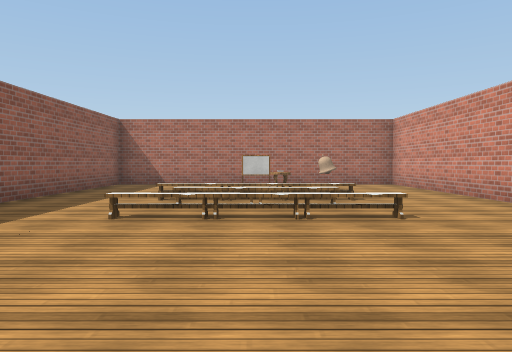
view 1 (above)

18 first-person views from a walk through a 3-D level made in the Unity game engine. The camera is 1.2 m above the floor, tilts 2° down and sees 70° across. Doors are open. The floor is counted in squares, 2 m on a side. Each view is taken from the middle of a square. On the plan, view 1 faces up. The plan holds only what a view shows up to about 10 squares ahead; the rest is blank. The place goes on beyond the plan. The player character is not drawn. Some surface patterns are stand-ins.

view 2
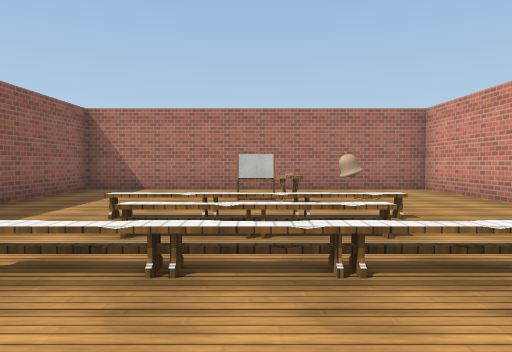

view 3
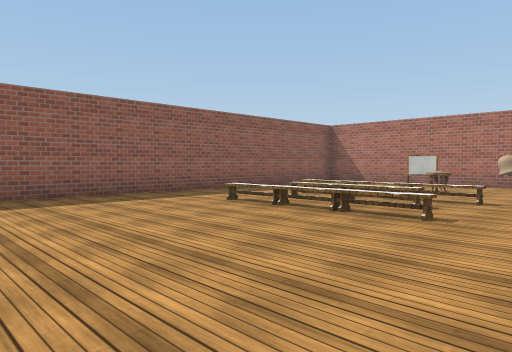

view 4
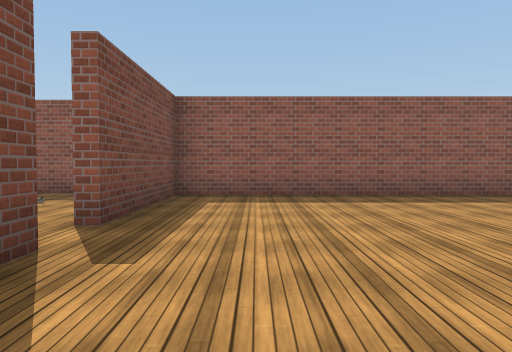

view 5
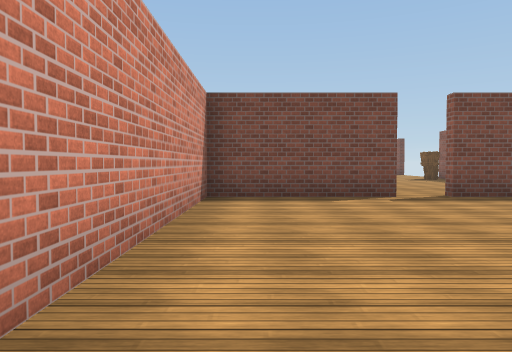

view 6
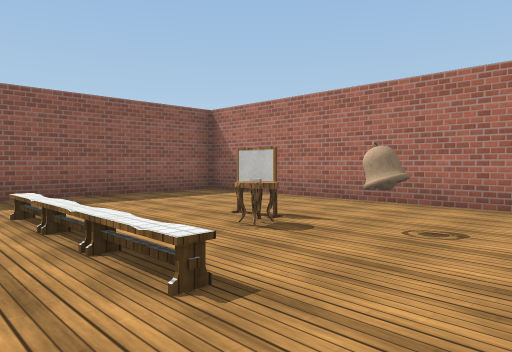

view 7
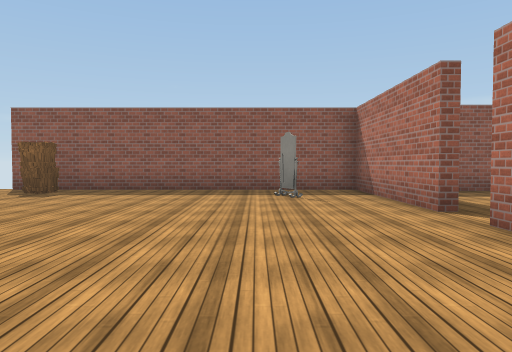

view 8
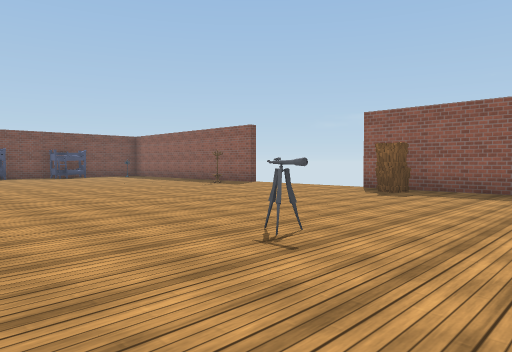

view 9
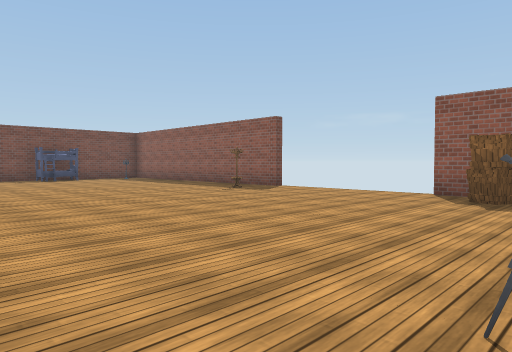

view 10
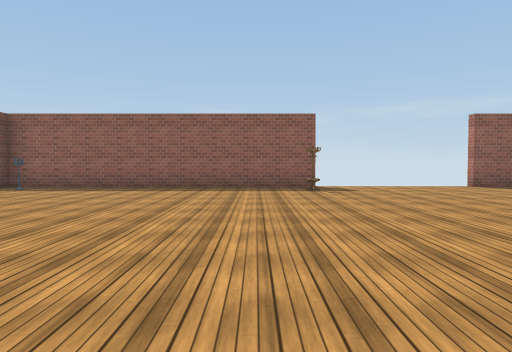

view 11
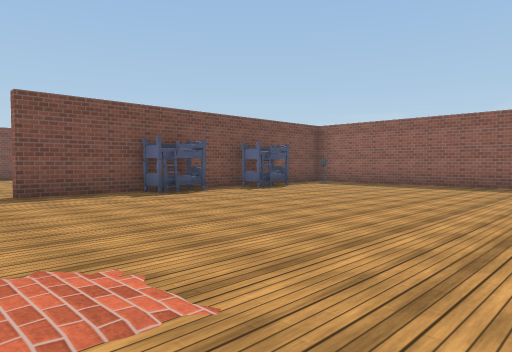

view 12
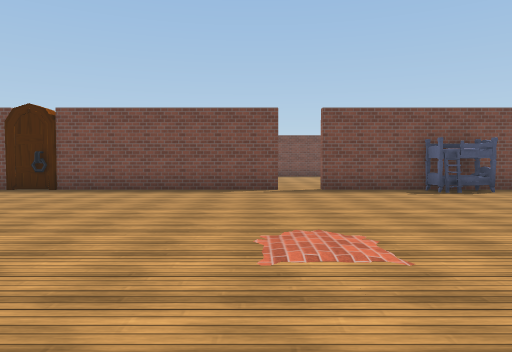

view 13
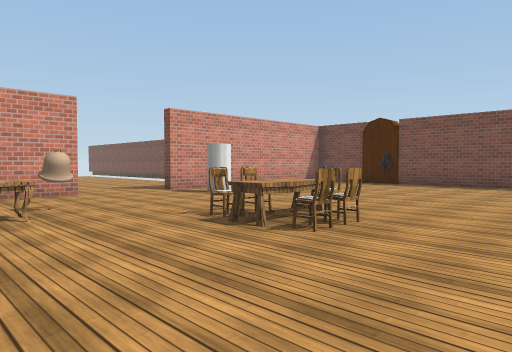

view 14
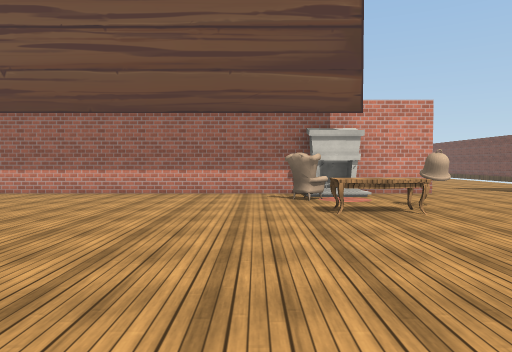

view 15
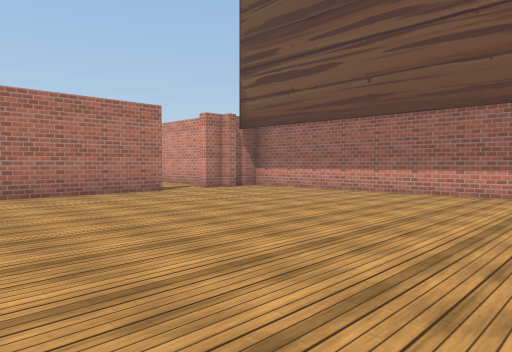

view 16
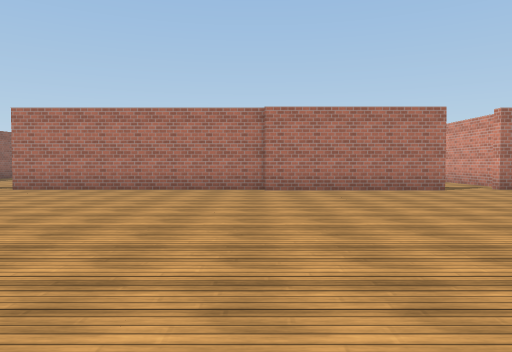

view 17
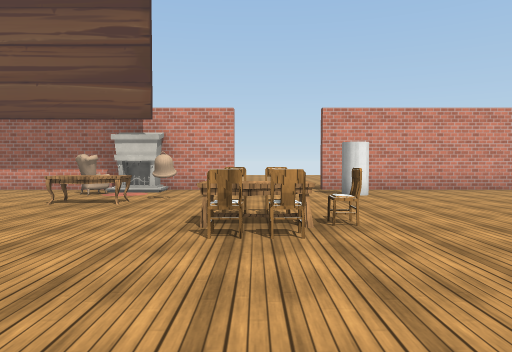

view 18
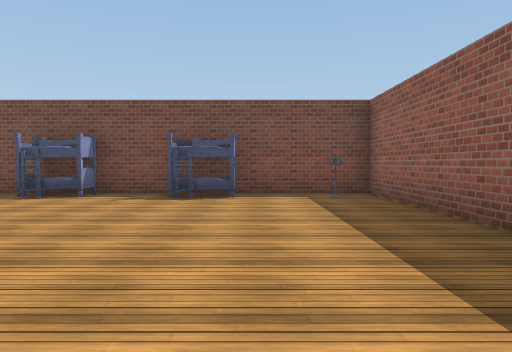

### Floor plan
Points are (right, up) in squares from view 1. A wall is a line through its corners. A room is listed if a view was taken in it or the views show most of it. See-through windows are left out.
Room 1 (views 1, 2, 3, 4, 5, 6)
walls: (3.9, 5.5) (3.9, 10.4) (-3.9, 10.4) (-3.9, -1.5) (-0.5, -1.5); (0.4, -1.5) (3.9, -1.5) (3.9, 3.9)
ways out: open door at (0, -2) to room 2
objects: other object (0, 8); other object (0, 9); other object (2, 8)
Room 2 (views 7, 8, 9, 10, 11, 12, 13, 14, 15, 16, 17, 18)
walls: (7.9, -14.4) (7.9, -13.5); (-4.3, -13.4) (-4.3, -21.2) (4.5, -21.2); (5.4, -21.2) (11.9, -21.2); (13.3, -13.6) (13.3, -2); (6.2, -1.7) (0.5, -1.7); (-0.5, -1.7) (-4.3, -1.7) (-4.3, -9.5); (10.2, -1.9) (6.1, -1.9); (13.3, -19.9) (13.3, -15.5); (12, -1.7) (11.5, -1.7); (13, -1.7) (12.5, -1.7)
low walls: (7.7, -13.9) (8.2, -13.9)
ways out: open door at (0, -2) to room 1; open door at (5, -21); open door at (11, -2); open door at (13, -14.5)
objects: other object (-3, -20); other object (-3, -8); other object (-3, -3); other object (-1, -21); other object (2, -7); other object (9, -14); other object (11, -12); other object (11, -11); other object (12, -16); other object (12, -11); other object (13, -11)

Where each view was taken, in squares from view 1:
view 1: 0 up, 0 right, facing up
view 2: 2 up, 0 right, facing up
view 3: 0 up, 3 right, facing up-left
view 4: 0 up, 3 right, facing left
view 5: 5 up, 3 right, facing down
view 6: 5 up, 3 right, facing up-left
view 7: 4 down, 4 right, facing left
view 8: 5 down, 4 right, facing down-left
view 9: 7 down, 3 right, facing down-left
view 10: 15 down, 5 right, facing left
view 11: 14 down, 6 right, facing down-left
view 12: 13 down, 6 right, facing down
view 13: 11 down, 6 right, facing down-right
view 14: 10 down, 6 right, facing right
view 15: 9 down, 6 right, facing up-right
view 16: 10 down, 6 right, facing up
view 17: 14 down, 5 right, facing right
view 18: 14 down, 2 left, facing down
